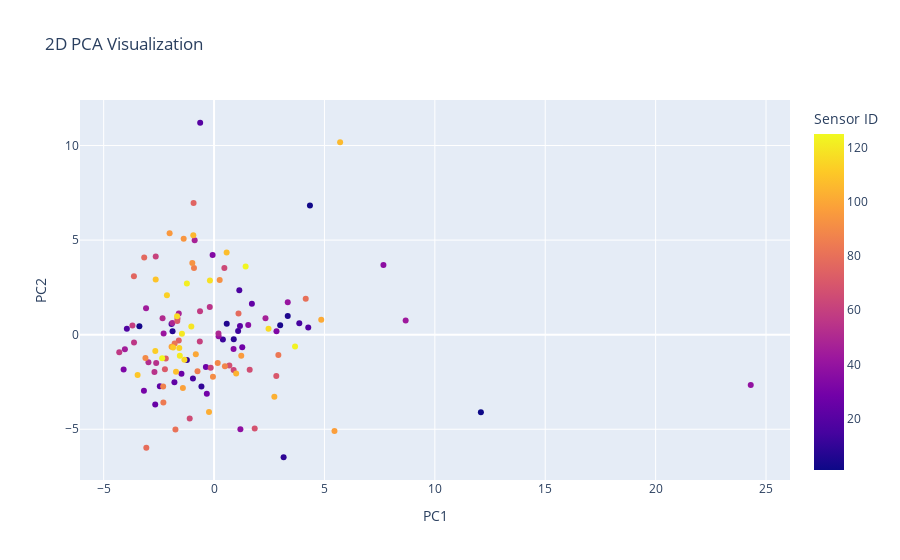
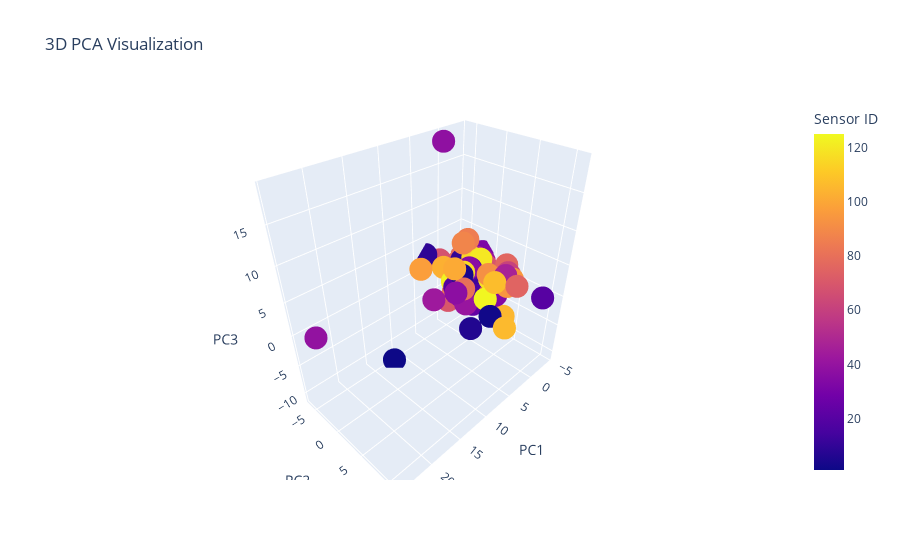

The code cell stored with these charts, in order, in its notebook:
### Markdown cell above
### 1. Batch Correlation

### Code cell
results = evaluate_pca(df, n_components=10, color_column='Sensor ID', n_clusters=3, n_components_to_use=5)

print("Evaluation Results:")
print(f"Explained Variance Ratio: {results['explained_variance_ratio']}")
print(f"Cumulative Explained Variance: {results['cumulative_explained_variance']}")
print(f"Reconstruction Error: {results['reconstruction_error']}")
print(f"Silhouette Score: {results['silhouette_score']}")
